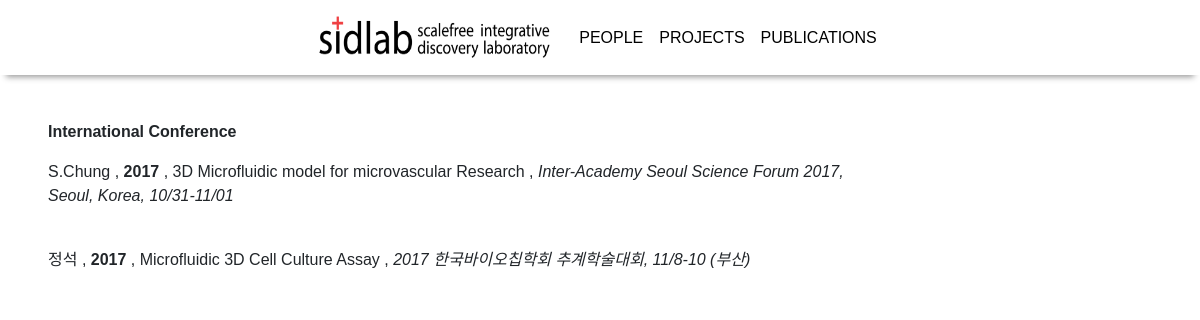
Page /publications/ic/ on the committed database.
### blog/models.py (models this page shows, shortened)
class Publication(models.Model):
    author = models.CharField(max_length=200)
    title = models.TextField()
    issue = models.TextField()
    award = models.TextField(blank=True)
    created_date = models.DateTimeField(default=timezone.now)
    YEAR = (
        (2016, '2016'), (2017, '2017'), (2018, '2018'),
        (2019, '2019'), (2020, '2020'), (2021, '2021'),( 2022, '2022')
    )
    year = models.IntegerField(
        choices=YEAR,
        default=2019,
    )
    Books = 'Books&Magazines'
    Patent = 'Patent'
    International = 'International Conference'
    Domestic = 'Domestic Conference'
    SORT = (
        (Books, 'Books&Magazines'), (Patent,'Patent'),
        (International, 'International Conference'),
        (Domestic, 'Domestic Conference')
    )
    publication_sort = models.CharField(
        max_length=30,
        choices=SORT,
        default=International,
    )

### blog/views.py (the view)
# urls.py: path('publications/ic/', views.publications_ic, name="publications_ic"),
def publications_ic(request):
    publications = Publication.objects.filter(created_date__lte=timezone.now())
    return render(request, 'blog/publication_ic.html', {'publications':publications})

### blog/templates/blog/publication_ic.html
{% extends "blog/index.html" %}
{% block content %}
<p class="font-weight-bold">International Conference</p>
<div class="publication_box">
    <div>
        {% for publication in publications %}
            {% if publication.publication_sort == "International Conference" %}
            <p>{{ publication.author }} ,
                <span class="font-weight-bold">{{ publication.year }}</span> ,
                {{ publication.title }} ,
                <span class="font-italic">{{ publication.issue }}</span>
                <br>&nbsp;&nbsp;&nbsp;&nbsp;&nbsp;{{ publication.award|default_if_none:"" }}
            </p>
            {% endif %}
        {% endfor %}
    </div>
</div>
{% endblock %}

### static/blog.css (style rules this page uses)
body { font-family: 'Noto Sans KR', sans-serif; background-color: #fff; margin-top: 3rem; }
.publication_box { width: 800px; }

### rows in the picture
Publication: author "S.Chung", year "2017", title "3D Microfluidic model for microvascular Research", issue "Inter-Academy Seoul Science Forum 2017, Seoul, Korea, 10/31-11/01"
Publication: author "정석", year "2017", title "Microfluidic 3D Cell Culture Assay", issue "2017 한국바이오칩학회 추계학술대회, 11/8-10 (부산)"
